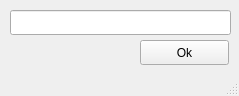
<?xml version="1.0" encoding="UTF-8"?>
<ui version="4.0">
 <class>MainWindow</class>
 <widget class="QMainWindow" name="MainWindow">
  <property name="geometry">
   <rect>
    <x>0</x>
    <y>0</y>
    <width>239</width>
    <height>96</height>
   </rect>
  </property>
  <property name="windowTitle">
   <string/>
  </property>
  <widget class="QWidget" name="centralwidget">
   <widget class="QLineEdit" name="lineEdit">
    <property name="geometry">
     <rect>
      <x>10</x>
      <y>10</y>
      <width>221</width>
      <height>25</height>
     </rect>
    </property>
   </widget>
   <widget class="QPushButton" name="pushButton">
    <property name="geometry">
     <rect>
      <x>140</x>
      <y>40</y>
      <width>89</width>
      <height>25</height>
     </rect>
    </property>
    <property name="text">
     <string>Ok</string>
    </property>
   </widget>
  </widget>
  <widget class="QStatusBar" name="statusbar"/>
 </widget>
 <resources/>
 <connections/>
</ui>
